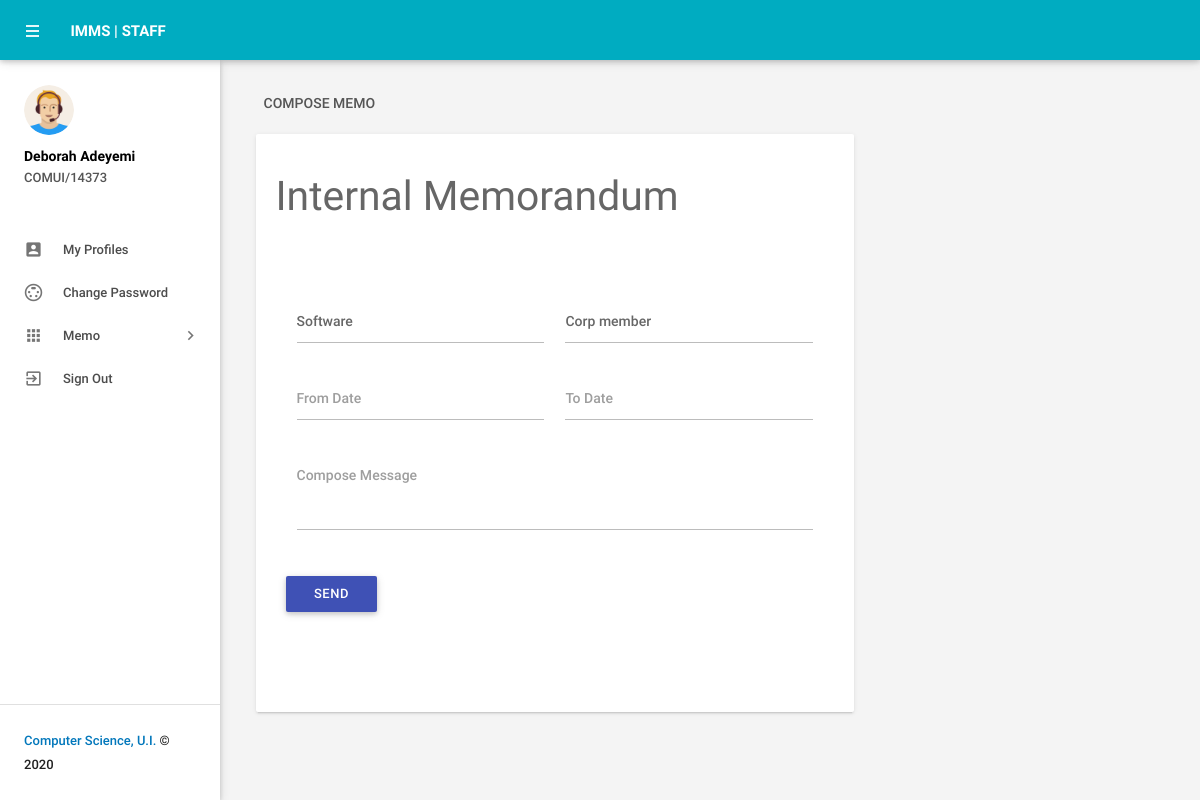
Screenshot of /apply-leave.php (signed in) with the database file from the repository.
### tables this page shows
CREATE TABLE `tblemployees` (
  `id` int(11) NOT NULL,
  `EmpId` varchar(100) NOT NULL,
  `FirstName` varchar(150) NOT NULL,
  `LastName` varchar(150) NOT NULL,
  `EmailId` varchar(200) NOT NULL,
  `Password` varchar(180) NOT NULL,
  `Gender` varchar(100) NOT NULL,
  `Supervisor` varchar(5) NOT NULL,
  `Subunit` varchar(255) NOT NULL,
  `Address` varchar(255) NOT NULL,
  `Position_type` varchar(200) NOT NULL,
  `Phonenumber` char(11) NOT NULL,
  `Status` int(1) NOT NULL,
  `RegDate` timestamp NOT NULL DEFAULT CURRENT_TIMESTAMP
);

### apply-leave.php (the view, shortened to what this page needs)
<?php
include('includes/config.php');
if(strlen($_SESSION['emplogin'])==0)
    {
header('location:index.php');
}
else{
    ?>
<!DOCTYPE html>
<html lang="en">
    <head>
        <link type="text/css" rel="stylesheet" href="assets/plugins/materialize/css/materialize.min.css"/>
        <link href="assets/plugins/material-preloader/css/materialPreloader.min.css" rel="stylesheet">
        <link href="assets/css/alpha.min.css" rel="stylesheet" type="text/css"/>
        <link href="assets/css/custom.css" rel="stylesheet" type="text/css"/>
    </head>
    <body>
  <?php include('includes/header.php');?>
       <?php include('includes/sidebar.php');?>
   <main class="mn-inner">
                <div class="row">
                    <div class="col s12">
                        <div class="page-title">Compose Memo</div>
                    </div>
                    <div class="col s12 m12 l8">
                        <div class="card">
                            <div class="card-content">
                                <form id="example-form" method="post" name="addemp">
                                    <div>
                                        <h3>Internal Memorandum</h3>
                                        <section>
                                            <div class="wizard-content">
                                                <div class="row">
                                                    <div class="col m12">
                                                        <div class="row">
    <?php
    $eid=$_SESSION['emplogin'];
    $sql = "SELECT * from  tblemployees where EmailId=:eid";
    $query = $dbh -> prepare($sql);
    $query -> bindParam(':eid',$eid, PDO::PARAM_STR);
    $query->execute();
    $results=$query->fetchAll(PDO::FETCH_OBJ);
    if($query->rowCount() > 0)
    {
    foreach($results as $result)
    {               ?>
     <div class="input-field col  s6">
     <input  name="subunit" id="subunit" value="<?php echo htmlentities($result->Subunit);?>" type="text" autocomplete="off" readonly required>
     </div>
     <div class="input-field col  s6">
     <input  name="position_type" id="position_type" value="<?php echo htmlentities($result->Position_type);?>" type="text" autocomplete="off" readonly required>
     </div>
     <?php }}?>
<div class="input-field col m6 s12">
<label for="fromdate">From  Date</label>
<input placeholder="" id="mask1" name="fromdate" class="masked" type="text" data-inputmask="'alias': 'date'" required>
</div>
<div class="input-field col m6 s12">
<label for="todate">To Date</label>
<input placeholder="" id="mask1" name="todate" class="masked" type="text" data-inputmask="'alias': 'date'" required>
</div>
<div class="input-field col m12 s12">
<label for="birthdate">Compose Message</label>
<textarea id="textarea1" name="task" class="materialize-textarea" length="2000" required></textarea>
</div>
</div>
      <button type="submit" name="apply" id="apply" class="waves-effect waves-light btn indigo m-b-xs">Send</button>
                                                </div>
                                            </div>
                                        </section>
                                    </div>
                                </form>
                            </div>
                        </div>
                    </div>
                </div>
            </main>
        </div>
        <div class="left-sidebar-hover"></div>
    </body>
</html>
<?php } ?>

### includes/sidebar.php (shortened to what this page needs)
     <aside id="slide-out" class="side-nav white fixed">
                <div class="side-nav-wrapper">
                    <div class="sidebar-profile">
                        <div class="sidebar-profile-image">
                            <img src="assets/images/profile-image.png" class="circle" alt="">
                        </div>
                        <div class="sidebar-profile-info">
                    <?php
$eid=$_SESSION['eid'];
$sql = "SELECT FirstName,LastName,EmpId from  tblemployees where id=:eid";
$query = $dbh -> prepare($sql);
$query->bindParam(':eid',$eid,PDO::PARAM_STR);
$query->execute();
$results=$query->fetchAll(PDO::FETCH_OBJ);
if($query->rowCount() > 0)
{
foreach($results as $result)
{               ?>
                                <p><?php echo htmlentities($result->FirstName." ".$result->LastName);?></p>
                                <span><?php echo htmlentities($result->EmpId)?></span>
                         <?php }} ?>
                        </div>
                    </div>
                <ul class="sidebar-menu collapsible collapsible-accordion" data-collapsible="accordion">
  <li class="no-padding"><a class="waves-effect waves-grey" href="myprofile.php"><i class="material-icons">account_box</i>My Profiles</a></li>
  <li class="no-padding"><a class="waves-effect waves-grey" href="emp-changepassword.php"><i class="material-icons">settings_input_svideo</i>Change Password</a></li>
                    <li class="no-padding">
                        <a class="collapsible-header waves-effect waves-grey"><i class="material-icons">apps</i>Memo<i class="nav-drop-icon material-icons">keyboard_arrow_right</i></a>
                    </li>
                  <li class="no-padding">
                                <a class="waves-effect waves-grey" href="logout.php"><i class="material-icons">exit_to_app</i>Sign Out</a>
                            </li>
                </ul>
                <div class="footer">
                    <p class="copyright"><a href="">Computer Science, U.I.</a> © 2020</p>
                </div>
                </div>
            </aside>

### rows the page displays
tblemployees: FirstName+LastName "Deborah Adeyemi", EmpId "COMUI/14373", subunit "Software", position_type "Corp member"
